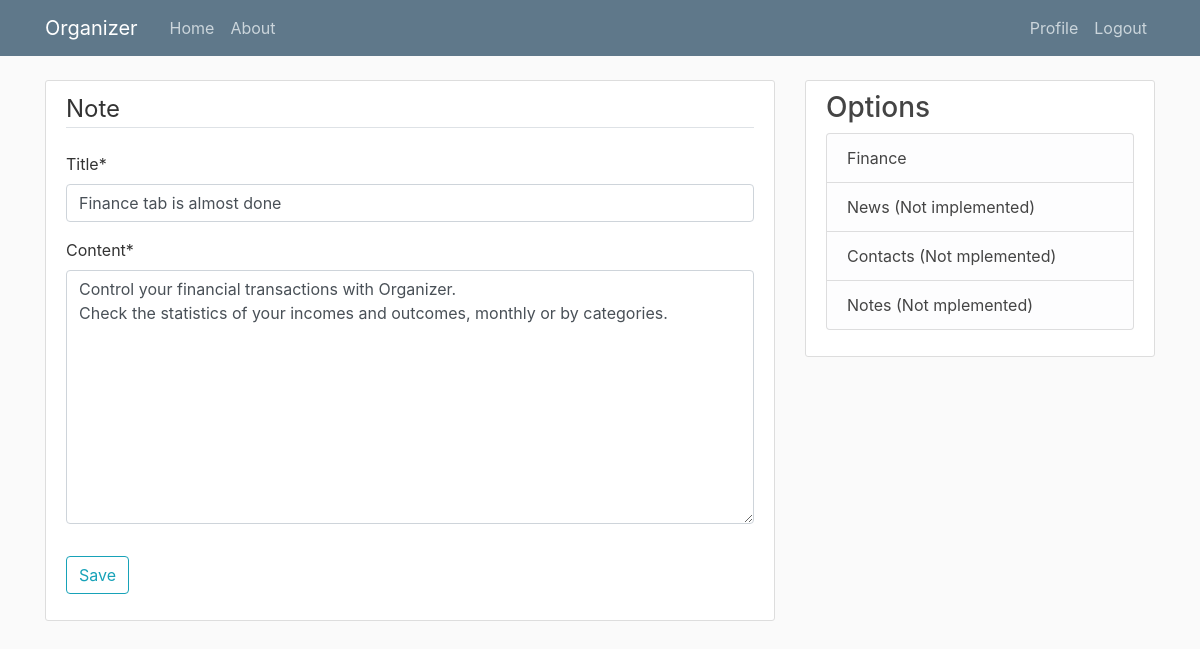
The app's page /note/3/update/ (signed in) with its own data.
### organizer/models.py (models this page shows, shortened)
class Note(models.Model):
    title = models.CharField(max_length=100)
    content = models.TextField()
    date_posted = models.DateTimeField(default=timezone.now)
    author = models.ForeignKey(User, on_delete=models.CASCADE)

### organizer/views.py (the view, shortened to what this page needs)
# urls.py: path('note/<int:pk>/update/', NoteUpdateView.as_view(), name='note-update'),
class NoteUpdateView(LoginRequiredMixin, UserPassesTestMixin, UpdateView):
    model = Note
    fields = ['title', 'content']
    def test_func(self):
        note = self.get_object()
        if self.request.user == note.author:
            return True
        else:
            return False

### organizer/templates/organizer/note_form.html (shortened to what this page needs)
{% extends "organizer/base.html" %}
{% load crispy_forms_tags %}
{% block content %}
    <div class="content-section">
        <form method="POST">
            <fieldset class="form-group">
                <legend class="border-bottom mb-4">
                    Note
                </legend>
                {{ form|crispy }}
            </fieldset>
            <div class="form-group">
                <button class="btn btn-outline-info" type="submit"> Save </button>
            </div>
        </form>
    </div>
{% endblock content %}

### organizer/static/organizer/main.css (style rules this page uses)
body { background: #fafafa; color: #333333; margin-top: 5rem; }
.content-section { background: #ffffff; padding: 10px 20px; border: 1px solid #dddddd; border-radius: 3px; margin-bottom: 20px; }

### records on screen
Note: title "Finance tab is almost done", content "Control your financial transactions with Organizer. Check the statistics of your incomes and outcomes, monthly or by categories."
